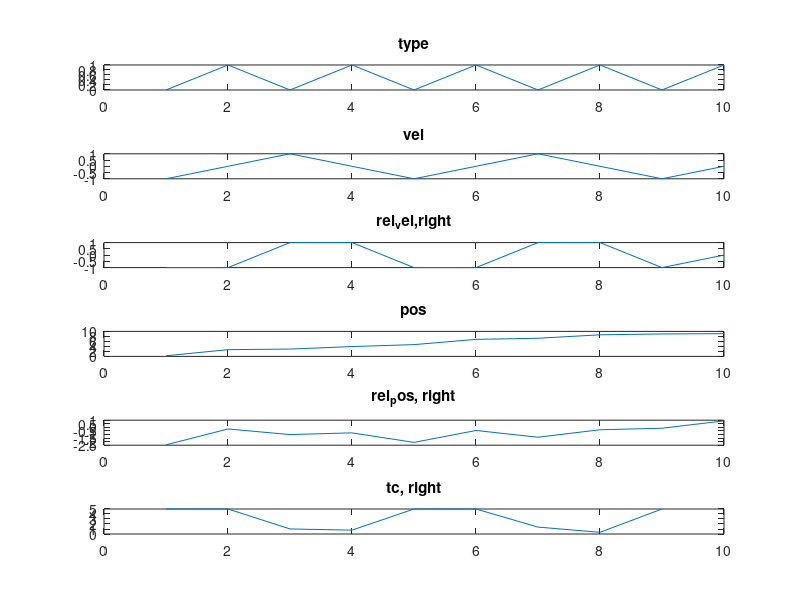
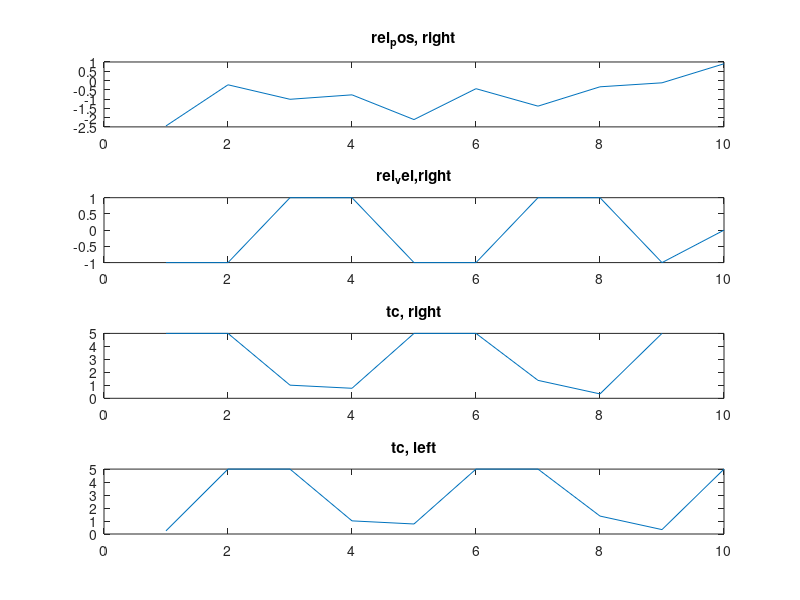

Source code (MATLAB) for these figures, in order:
%% MECH 578 Project Part 2
% Direct particle simulation, 1D particles on a wire
close all;clear all;clc

N=10;
L=10;

m_a=4;
m_b=1;
coll_tol=L/30; %how close particles have to be before we consider collision to have occured. 

%A IS THE LARGE PARTICLE
A_part=zeros(1,N);
pos=sort(rand(1,N))*L;
vel=zeros(1,N);
right_col.rel_pos=zeros(1,N);
right_col.rel_vel=zeros(1,N);
right_col.tc=zeros(1,N);
left_col.rel_pos=zeros(1,N);


%INITIALIZATION
vel_alter=0; %allows to flip velocities for the smaller B particles. 
for i=1:N
    if rem(i,2) ==0
        A_part(i)=1;
    else
        A_part(i)=0;
    end
    
    if A_part(i)
        vel(i)=0;
    else
        if vel_alter
            vel(i)=1;
            vel_alter=0;
        else
            vel(i)=-1;
            vel_alter=1;
        end
    end    
end


n_t=3;
%COLLISIONS

t_arr=zeros(1,n_t); %times between collision
for t_idx=1:n_t
    %update relative positions, velocities
    for i=1:N
        %temp vars, computation
        if i ~=N
            rel_p=pos(i)-pos(i+1);
            rel_v=vel(i)-vel(i+1);
            tc=-rel_p/rel_v; %minus is intentional, write this out with the particles. will see is correct. 
            %storage

        else %rightmost particle vs wall 
            rel_p=L-pos(N);
            rel_v=vel(i);
            tc=rel_p/rel_v; %no minus sign
        end
        
        if tc<0
            tc=5;
        end
        % storage
        right_col.rel_pos(i)=rel_p;
        right_col.rel_vel(i)=rel_v;
        right_col.tc(i)=tc;
        
        if i ~=1
            rel_p=pos(i)-pos(i-1);
            rel_v=vel(i)-vel(i-1);
            tc=-rel_p/rel_v; %same rationale as above.  write this out. 
            
        else
            rel_p=pos(i);
            rel_v=vel(i);
            tc=-rel_p/rel_v; %leftmost particle, again think about the minus sign.
        end
        
        if tc<0
            tc=5;
        end
        
        
        %storage
        left_col.rel_pos(i)=rel_p;
        left_col.rel_vel(i)=rel_v;
        left_col.tc(i)=tc;
    end
    
    
    [min_tc,min_idx]=min([right_col.tc]); %this wasnt well thought through, probably didnt need left_coll at all. 
    
    if left_col.tc(1)<min_tc
        min_tc=left_col.tc(1); 
        min_idx=1;
    end
    
    
    x=0;
    % debug plots
   figure(1)
    N_plots=6;
    subplot(N_plots,1,1)
    plot(A_part); title('type')
    subplot(N_plots,1,2)
    plot(vel); title('vel')
    subplot(N_plots,1,3)
    plot(right_col.rel_vel); title('rel_vel,right')
    subplot(N_plots,1,4)
    plot(pos); title('pos')
    subplot(N_plots,1,5)
    plot(right_col.rel_pos); title('rel_pos, right')
    subplot(N_plots,1,6)
    plot(right_col.tc); title('tc, right')

    figure(2)
    N_plots=4;
    subplot(N_plots,1,1)
    plot(right_col.rel_pos); title('rel_pos, right')    
    subplot(N_plots,1,2)
    plot(right_col.rel_vel); title('rel_vel,right')
    subplot(N_plots,1,3)
    plot(right_col.tc); title('tc, right')
    subplot(N_plots,1,4)
    plot(left_col.tc); title('tc, left')
x=0;
end



% for i=1:N
%     coll_table.right.rel_pos(i)=1
%     coll_table.right.rel_vel(i)=1
%     
%     
%     coll
%     
% end
